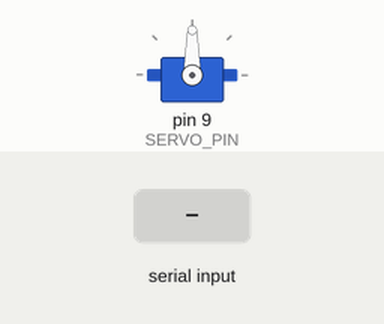
Recording of a sketch running on a simulated Arduino Uno, built with avr-gcc and run on an emulated ATmega328P. Shown: servo. Inputs (shaded band) come from the test bench. What the sketch prints to the serial monitor is not drawn.

Above: at 1.2 s.
1.3 s: "O" received over Serial
At 1.7 s:
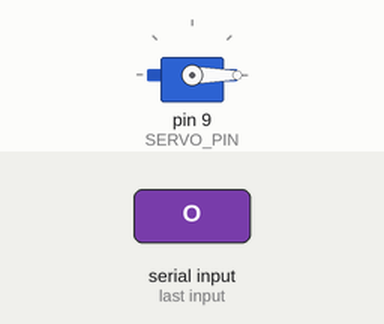
2.8 s: "C" received over Serial
At 4.0 s:
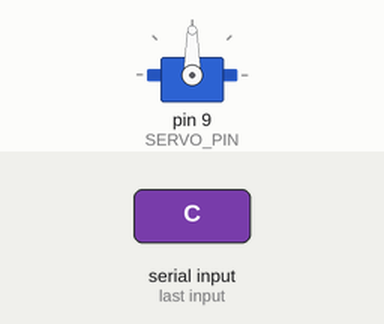
Timing chart, 0 to 5.8 s (numbered marks = the images above; inputs shaded):
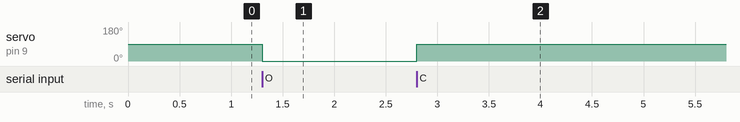

Measured:
- after the input at 1.3 s, servo on pin 9 (SERVO_PIN): 90° → 0° at once
- after the input at 2.8 s, servo on pin 9 (SERVO_PIN): 0° → 90° at once

The sketch:

arduino_nano_config.ino
```cpp
#include "max6675.h"
#include <Servo.h>

int SO_PIN = 10;
int CS_PIN = 11;
int SCK_PIN = 12;

MAX6675 termocupla(SCK_PIN, CS_PIN, SO_PIN);

int SERVO_PIN = 9;
Servo myservo;

const int SERVO_OPEN_POS = 0;
const int SERVO_CLOSE_POS = 90;

void setup() {
  Serial.begin(9600);
  myservo.attach(SERVO_PIN);
  myservo.write(SERVO_CLOSE_POS);
  Serial.println("Arduino listo para recibir comandos (T, O, C).");
}

void loop() {
  if (Serial.available()) {
    char command = Serial.read();
    if (command == 'T') {
      double temperaturaC = termocupla.readCelsius();
      if (isnan(temperaturaC)) {
        Serial.println("Error de lectura de termocupla!");
      } else {
        Serial.print("Temp:");
        Serial.println(temperaturaC, 2);
      }
    } else if (command == 'O') {
      myservo.write(SERVO_OPEN_POS);
    } else if (command == 'C') {
      myservo.write(SERVO_CLOSE_POS);
    }
  }
}
```
